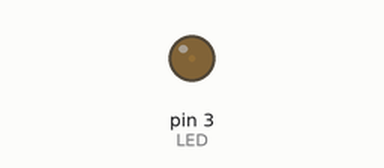
The sketch below on a simulated Arduino Uno, built with avr-gcc and run on an emulated ATmega328P. On the bench: output pins drawn as LEDs (lit = HIGH).

Above: at 0.05 s.
At 2.3 s:
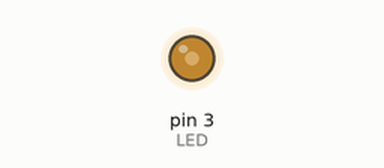
At 4.6 s:
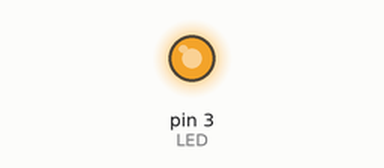
At 9.2 s:
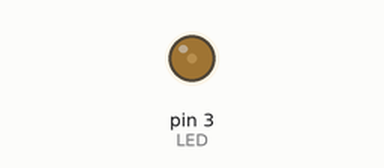
Timing chart, 0 to 13.3 s (numbered marks = the images above):
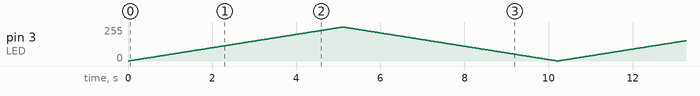

The sketch:

LED_Fade.ino
```cpp
#define LED 3

void setup() {
 pinMode(LED,OUTPUT);
}

void loop() {
  //Slowly light up LED
  //for-loop that increases i from 0 to 254 in steps of 1.
  //PWM outputs supports 255 voltage steps.
  for (int i = 0; i<255; i++){
    analogWrite(LED, i); //current voltage is 5V*i/255
    delay(20); //wait for 20ms
  }

  //Slowly shade the LED
  //for-loop that decreases i from 255 to 1 in steps of 1
  for (int i = 255; i>0; i--){
    analogWrite(LED, i);
    delay(20);
  }

}
```
